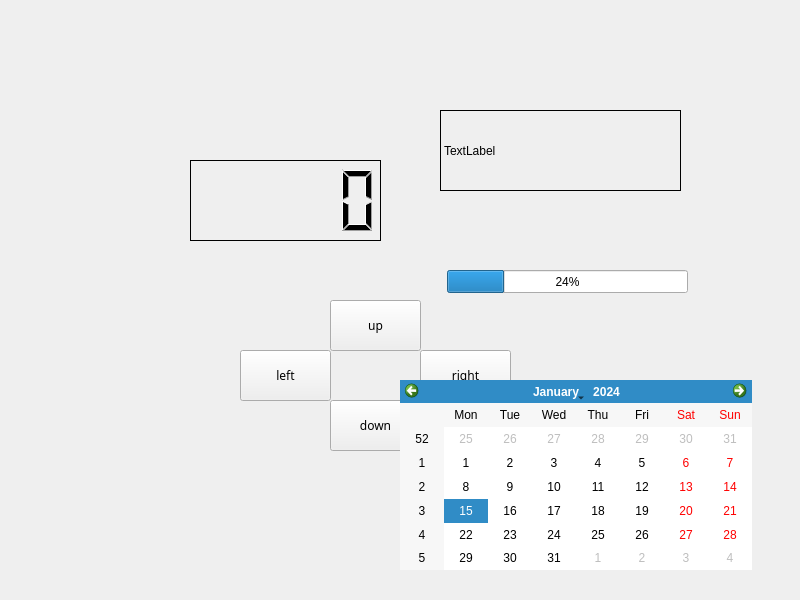
<?xml version="1.0" encoding="UTF-8"?>
<ui version="4.0">
 <class>Widget</class>
 <widget class="QWidget" name="Widget">
  <property name="geometry">
   <rect>
    <x>0</x>
    <y>0</y>
    <width>800</width>
    <height>600</height>
   </rect>
  </property>
  <property name="windowTitle">
   <string>Widget</string>
  </property>
  <widget class="QPushButton" name="leftBtn">
   <property name="geometry">
    <rect>
     <x>240</x>
     <y>350</y>
     <width>91</width>
     <height>51</height>
    </rect>
   </property>
   <property name="font">
    <font>
     <family>JetBrains Maple Mono</family>
    </font>
   </property>
   <property name="text">
    <string>left</string>
   </property>
  </widget>
  <widget class="QPushButton" name="upBtn">
   <property name="geometry">
    <rect>
     <x>330</x>
     <y>300</y>
     <width>91</width>
     <height>51</height>
    </rect>
   </property>
   <property name="font">
    <font>
     <family>JetBrains Maple Mono</family>
    </font>
   </property>
   <property name="text">
    <string>up</string>
   </property>
  </widget>
  <widget class="QPushButton" name="rightBtn">
   <property name="geometry">
    <rect>
     <x>420</x>
     <y>350</y>
     <width>91</width>
     <height>51</height>
    </rect>
   </property>
   <property name="font">
    <font>
     <family>JetBrains Maple Mono</family>
    </font>
   </property>
   <property name="text">
    <string>right</string>
   </property>
  </widget>
  <widget class="QPushButton" name="downBtn">
   <property name="geometry">
    <rect>
     <x>330</x>
     <y>400</y>
     <width>91</width>
     <height>51</height>
    </rect>
   </property>
   <property name="font">
    <font>
     <family>JetBrains Maple Mono</family>
    </font>
   </property>
   <property name="text">
    <string>down</string>
   </property>
  </widget>
  <widget class="QLabel" name="label">
   <property name="geometry">
    <rect>
     <x>440</x>
     <y>110</y>
     <width>241</width>
     <height>81</height>
    </rect>
   </property>
   <property name="frameShape">
    <enum>QFrame::Shape::Box</enum>
   </property>
   <property name="frameShadow">
    <enum>QFrame::Shadow::Plain</enum>
   </property>
   <property name="text">
    <string>TextLabel</string>
   </property>
  </widget>
  <widget class="QLCDNumber" name="lcdNumber">
   <property name="geometry">
    <rect>
     <x>190</x>
     <y>160</y>
     <width>191</width>
     <height>81</height>
    </rect>
   </property>
   <property name="frameShadow">
    <enum>QFrame::Shadow::Plain</enum>
   </property>
  </widget>
  <widget class="QProgressBar" name="progressBar">
   <property name="geometry">
    <rect>
     <x>447</x>
     <y>270</y>
     <width>241</width>
     <height>23</height>
    </rect>
   </property>
   <property name="value">
    <number>24</number>
   </property>
   <property name="orientation">
    <enum>Qt::Orientation::Horizontal</enum>
   </property>
   <property name="invertedAppearance">
    <bool>false</bool>
   </property>
  </widget>
  <widget class="QCalendarWidget" name="calendarWidget">
   <property name="geometry">
    <rect>
     <x>400</x>
     <y>380</y>
     <width>352</width>
     <height>190</height>
    </rect>
   </property>
  </widget>
 </widget>
 <resources/>
 <connections/>
</ui>
